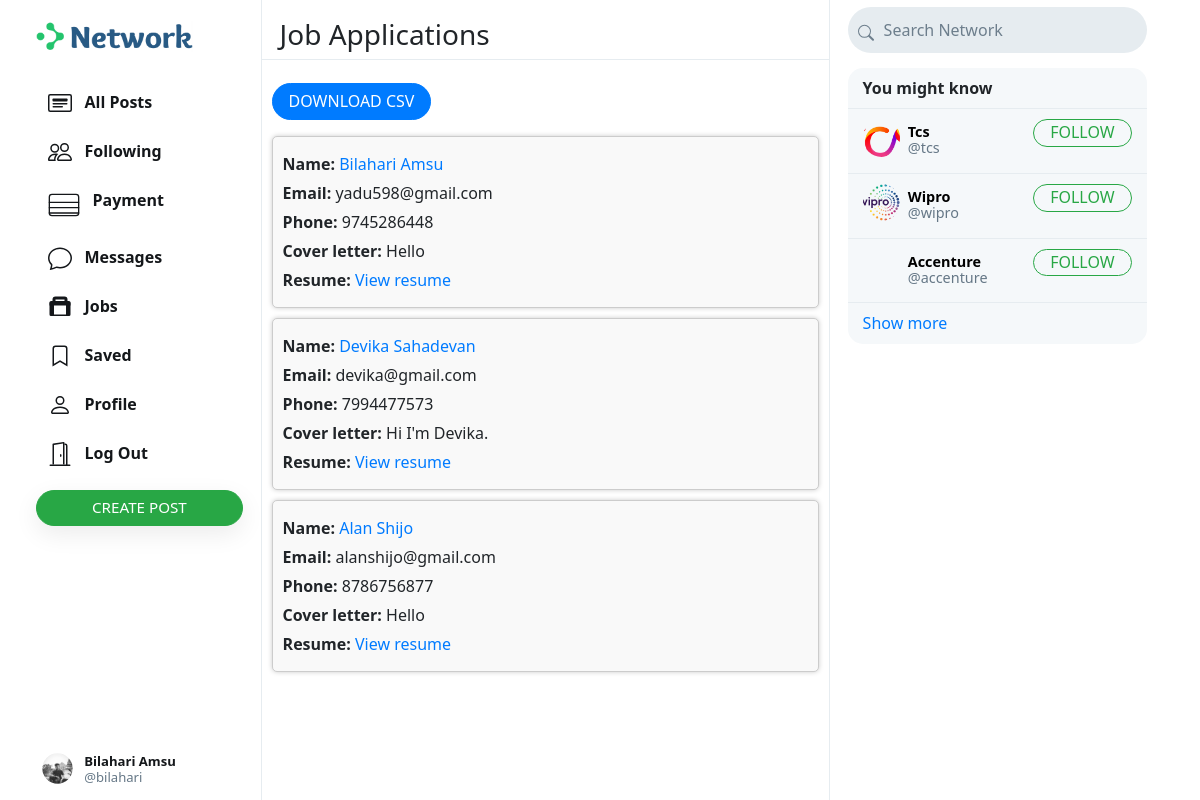
The app's page /n/jobapplicants/19 (signed in), older data.
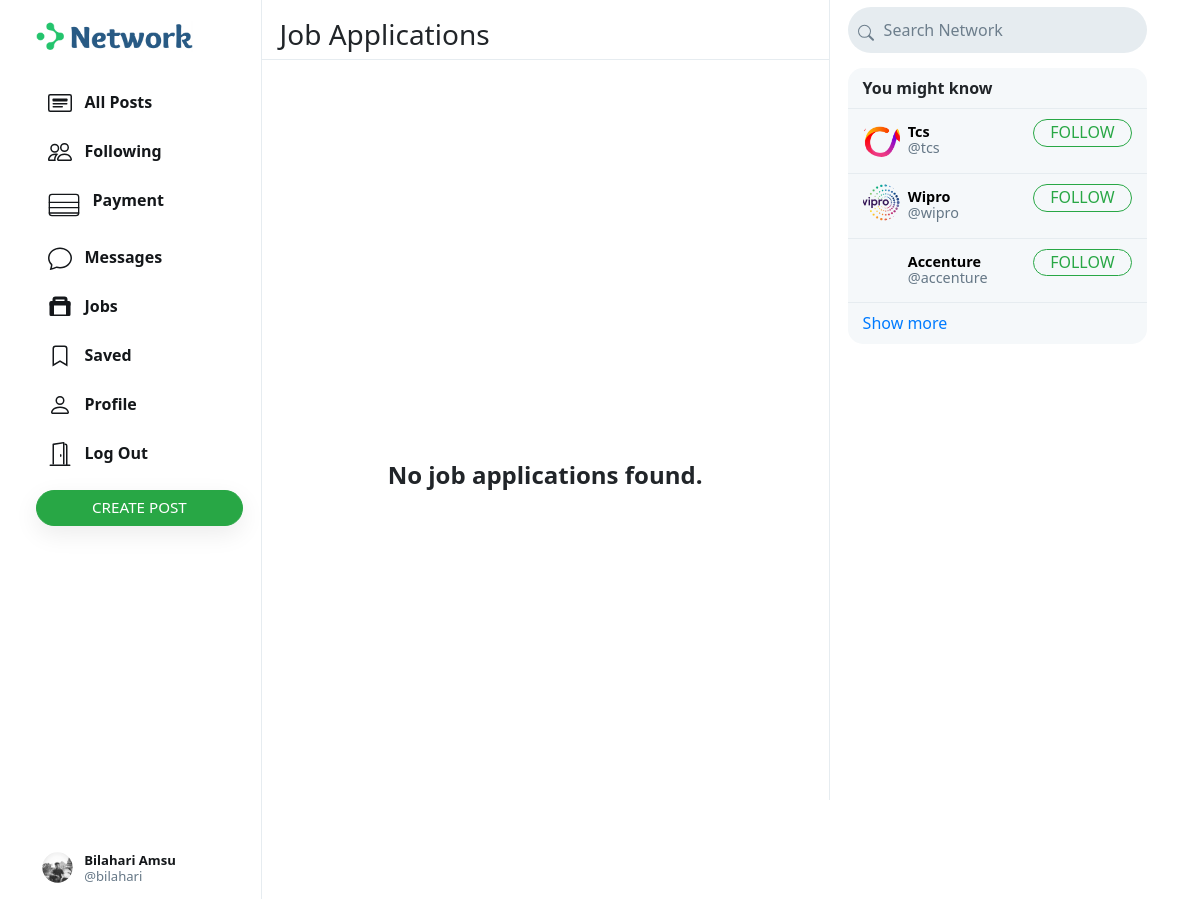
The same page, newer data.
### network/models.py (models this page shows, shortened)
class JobApplication(models.Model):
    aid = models.AutoField(primary_key=True, unique=True)
    name = models.CharField(max_length=100)
    email = models.EmailField(max_length=100)
    phone = models.CharField(max_length=20)
    resume = models.FileField(upload_to='resumes/')
    cover_letter = models.TextField()
    created_at = models.DateTimeField(auto_now_add=True)
    job_posting = models.ForeignKey(
        JobPosting,
        on_delete=models.CASCADE,
        related_name='applications',
    )

class User(AbstractUser):
    profile_pic = models.ImageField(upload_to='profile_pic/')
    bio = models.TextField(max_length=160, blank=True, null=True)
    cover = models.ImageField(upload_to='covers/', blank=True)

### network/views.py (the view)
# urls.py: path("n/jobapplicants/<int:jid>", views.jobapplicants, name="jobapplicants"),
@never_cache
@login_required(login_url="/")
def jobapplicants(request, jid):
    following_user = Follower.objects.filter(followers=request.user).values('user')
    all_posts = Post.objects.filter(creater__in=following_user).order_by('-date_created')
    paginator = Paginator(all_posts, 10)
    page_number = request.GET.get('page')
    if page_number is None:
        page_number = 1
    posts = paginator.get_page(page_number)
    followings = Follower.objects.filter(followers=request.user).values_list('user', flat=True)
    suggestions = User.objects.exclude(pk__in=followings).exclude(username=request.user.username).exclude(
        username='admin').order_by("?")[:6]
    job_posting = JobPosting.objects.get(jid=jid)
    job_applications = job_posting.applications.all()
    for job_application in job_applications:
        try:
            user = User.objects.get(email=job_application.email)
            job_application.user = user
        except User.DoesNotExist:
            pass
    return render(request, 'network/jobapplicants.html', {
        "suggestions": suggestions,
        "page": "postjobs",
        "job_applications": job_applications
    })

### network/templates/network/jobapplicants.html (shortened to what this page needs)
{% extends "network/layout.html" %}
{% load static %}
{% block body %}
    <div class="main-div">
        <div class="left-div">
            <nav class="head heading">
                {% if page == 'all_posts' %}
                    <h3>All Posts</h3>
                {% elif page == 'following' %}
                    <h3>Following</h3>
                {% elif page == 'postjobs' %}
                    <h3>Job Applications</h3>
                {% elif page == 'saved' %}
                    <h3>Saved</h3>
                {% elif page == 'profile' %}
                    <h3>Profile</h3>
                {% else %}
                    <h3>Explore</h3>
                {% endif %}
            </nav>
            <div class="left-div-content">
                <div class="posts-view">
                    <div class="main-div-content">
                        <div class="box">
                            {% if job_applications %}
                                {% with jid=job_applications.0.job_posting_id %}
                                    <a href="{% url 'download_csv' jid %}" class="btn btn-primary">Download CSV</a>
                                {% endwith %}
                            {% endif %}
                        </div>
                        <ul class="job-applications">
                        {% for job_application in job_applications %}
                            <li class="job-application">
                                <p><strong>Name:</strong> <a href="{% url 'profile' job_application.user.username %}">{{ job_application.name }}</a></p>
                                <p><strong>Email:</strong> {{ job_application.email }}</p>
                                <p><strong>Phone:</strong> {{ job_application.phone }}</p>
                                <p><strong>Cover letter:</strong> {{ job_application.cover_letter }}</p>
                                <p><strong>Resume:</strong> <a href="{{ job_application.resume.url }}">View resume</a></p>
                            </li>
                        {% empty %}
                            <div class="container">
                                <p class="message"><strong>No job applications found.</strong></p>
                            </div>
                        {% endfor %}
                        </ul>
                    </div>
                </div>
            </div>
        </div>
    </div>
{% endblock %}

### network/templates/network/layout.html (shortened to what the changed rows need)
{% load static %}
<!DOCTYPE html>
<html lang="en">
    <head>
        <link rel="stylesheet" href="https://cdn.jsdelivr.net/npm/bootstrap@5.1.3/dist/css/bootstrap.min.css">
        <link rel="stylesheet" href="https://cdn.jsdelivr.net/npm/bootstrap@4.0.0/dist/css/bootstrap.min.css">
        <link href="https://cdnjs.cloudflare.com/ajax/libs/mdb-ui-kit/6.2.0/mdb.min.css" rel="stylesheet" />
        <link rel="stylesheet" href="https://stackpath.bootstrapcdn.com/bootstrap/4.4.1/css/bootstrap.min.css">
        <link href="{% static 'network/styles.css' %}" rel="stylesheet">
    </head>
    <body>
        <div class="body" data-page="{{page}}">
            {% block body %}
            {% endblock %}
            <div class="right-div">
                <div class='right-div-content'>
                    {% if user.is_authenticated %}
                        <div class="suggestion-box">
                            {% for suggestion in suggestions %}
                                <div class="suggestion-user">
                                    <div>
                                        <a href="{% url 'profile' suggestion.username %}">
                                            <div class="small-profilepic" style="background-image: url(/media/{{suggestion.profile_pic}})"></div>
                                        </a>
                                    </div>
                                    <div class="user-details">
                                        <a href="{% url 'profile' suggestion.username %}">
                                            <div id="user-name">
                                                <strong>
                                                    {{suggestion.first_name}} {{suggestion.last_name}}
                                                </strong>
                                            </div>
                                            <div class="grey">@{{suggestion.username}}</div>
                                        </a>
                                    </div>
                                    <div>
                                        <button class="btn btn-outline-success" type="button" onclick="follow_user(this,'{{suggestion.username}}','suggestion')">Follow</button>
                                    </div>
                                </div>
                            {% empty %}
                                    <div style="text-align: center; border-bottom: .5px solid #e6ecf0; padding: 10px 15px;">
                                        <span class="grey" style="font-size: .9em;">No suggestions available.</span>
                                    </div>
                            {% endfor %}
                        </div>
                    {% endif %}
                </div>
            </div>
        </div>
    </body>
</html>

Row changes from the older to the newer data that the page shows:
removed JobApplication: name "Bilahari Amsu", email "yadu598@gmail.com", phone "9745286448", cover_letter "Hello"
removed JobApplication: name "Devika Sahadevan", email "devika@gmail.com", phone "7994477573", cover_letter "Hi I'm Devika."
removed JobApplication: name "Alan Shijo", email "alanshijo@gmail.com", phone "8786756877", cover_letter "Hello"
Text that changed along with them:
text no longer shown: "DOWNLOAD CSV"
text now shown: "No job applications found."
